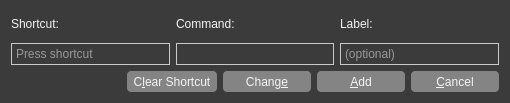
<?xml version="1.0" encoding="UTF-8"?>
<ui version="4.0">
 <class>KeyDialog</class>
 <widget class="QDialog" name="KeyDialog">
  <property name="geometry">
   <rect>
    <x>0</x>
    <y>0</y>
    <width>510</width>
    <height>103</height>
   </rect>
  </property>
  <property name="windowTitle">
   <string>Modify Shortcut Key</string>
  </property>
  <property name="styleSheet">
   <string notr="true">QWidget {
  font: 12px &quot;Noto Sans&quot;, &quot;FreeSans&quot;;
  background: #3B3B3B;
  color: whitesmoke;
}

/* QLineEdit */

QLineEdit {
  background: #3B3B3B;
  border: 1px solid #CACACA;
  padding: 2px;
}
QLineEdit:focus {
  border: 1px solid #FFFFFF;
}

/* QPushButton */

QPushButton {
  background: #848484;
  border: none;
  border-radius: 4px;
  color: whitesmoke;
  min-width: 76px;
  min-height: 15px;
  padding: 3px 6px;
}
QPushButton:focus {
  border: 1px solid #D6D6D6;
  outline: none;
}
QPushButton:pressed {
  background: #676767;
}
QPushButton:disabled {
  background: transparent;
  border: 1px solid #6E6E6E;
  color: #6F6F6F;
}</string>
  </property>
  <layout class="QVBoxLayout" name="verticalLayout">
   <item>
    <layout class="QGridLayout" name="gridLayout">
     <item row="1" column="0">
      <widget class="QKeySequenceEdit" name="keySequenceEdit"/>
     </item>
     <item row="1" column="1">
      <widget class="QLineEdit" name="commandLineEdit">
       <property name="clearButtonEnabled">
        <bool>true</bool>
       </property>
      </widget>
     </item>
     <item row="1" column="2">
      <widget class="QLineEdit" name="labelLineEdit">
       <property name="placeholderText">
        <string>(optional)</string>
       </property>
       <property name="clearButtonEnabled">
        <bool>true</bool>
       </property>
      </widget>
     </item>
     <item row="0" column="0">
      <widget class="QLabel" name="label">
       <property name="text">
        <string>Shortcut:</string>
       </property>
      </widget>
     </item>
     <item row="0" column="1">
      <widget class="QLabel" name="label_2">
       <property name="text">
        <string>Command:</string>
       </property>
      </widget>
     </item>
     <item row="0" column="2">
      <widget class="QLabel" name="label_3">
       <property name="text">
        <string>Label:</string>
       </property>
      </widget>
     </item>
    </layout>
   </item>
   <item>
    <layout class="QHBoxLayout" name="horizontalLayout_2">
     <item>
      <spacer name="horizontalSpacer">
       <property name="orientation">
        <enum>Qt::Horizontal</enum>
       </property>
       <property name="sizeHint" stdset="0">
        <size>
         <width>40</width>
         <height>20</height>
        </size>
       </property>
      </spacer>
     </item>
     <item>
      <widget class="QPushButton" name="clearButton">
       <property name="text">
        <string>C&amp;lear Shortcut</string>
       </property>
      </widget>
     </item>
     <item>
      <widget class="QPushButton" name="changeButton">
       <property name="text">
        <string>Chang&amp;e</string>
       </property>
      </widget>
     </item>
     <item>
      <widget class="QPushButton" name="addButton">
       <property name="text">
        <string>&amp;Add</string>
       </property>
      </widget>
     </item>
     <item>
      <widget class="QPushButton" name="cancelButton">
       <property name="maximumSize">
        <size>
         <width>16777215</width>
         <height>16777215</height>
        </size>
       </property>
       <property name="text">
        <string>&amp;Cancel</string>
       </property>
      </widget>
     </item>
    </layout>
   </item>
  </layout>
 </widget>
 <tabstops>
  <tabstop>clearButton</tabstop>
  <tabstop>changeButton</tabstop>
  <tabstop>addButton</tabstop>
  <tabstop>cancelButton</tabstop>
 </tabstops>
 <resources/>
 <connections/>
</ui>
